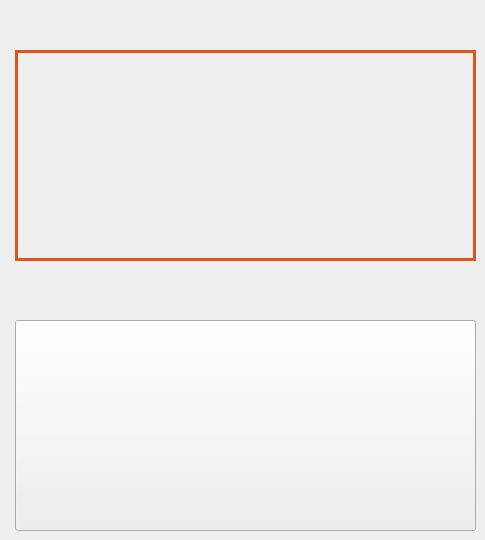
   <widget class="QWidget" name="page_4">
    <property name="styleSheet">
     <string notr="true">QPushButton{color: rgba(255, 255, 255, 0);}
QPushButton:hover{
/*background-color: rgba(222, 84, 27, 105);*/
background-color: rgba(222, 222, 222, 55);
}</string>
    </property>
    <widget class="QLabel" name="label_18">
     <property name="geometry">
      <rect>
       <x>15</x>
       <y>50</y>
       <width>441</width>
       <height>211</height>
      </rect>
     </property>
     <property name="text">
      <string/>
     </property>
     <property name="pixmap">
      <pixmap resource="../../images/images.qrc">:/design/5-1.png</pixmap>
     </property>
    </widget>
    <widget class="QLabel" name="label_19">
     <property name="geometry">
      <rect>
       <x>15</x>
       <y>320</y>
       <width>441</width>
       <height>211</height>
      </rect>
     </property>
     <property name="text">
      <string/>
     </property>
     <property name="pixmap">
      <pixmap resource="../../images/images.qrc">:/design/5-2.png</pixmap>
     </property>
    </widget>
    <widget class="QPushButton" name="pushButton51">
     <property name="geometry">
      <rect>
       <x>15</x>
       <y>50</y>
       <width>461</width>
       <height>211</height>
      </rect>
     </property>
     <property name="styleSheet">
      <string notr="true">border:3px solid rgb(222,84,27);</string>
     </property>
     <property name="text">
      <string>无裤袢</string>
     </property>
    </widget>
    <widget class="QPushButton" name="pushButton52">
     <property name="geometry">
      <rect>
       <x>15</x>
       <y>320</y>
       <width>461</width>
       <height>211</height>
      </rect>
     </property>
     <property name="styleSheet">
      <string notr="true"/>
     </property>
     <property name="text">
      <string>有裤袢</string>
     </property>
    </widget>
   </widget>
